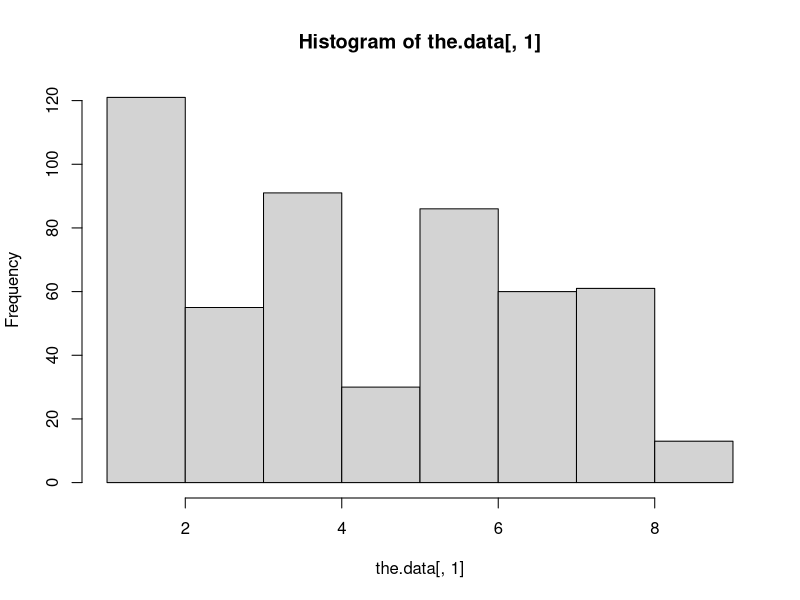
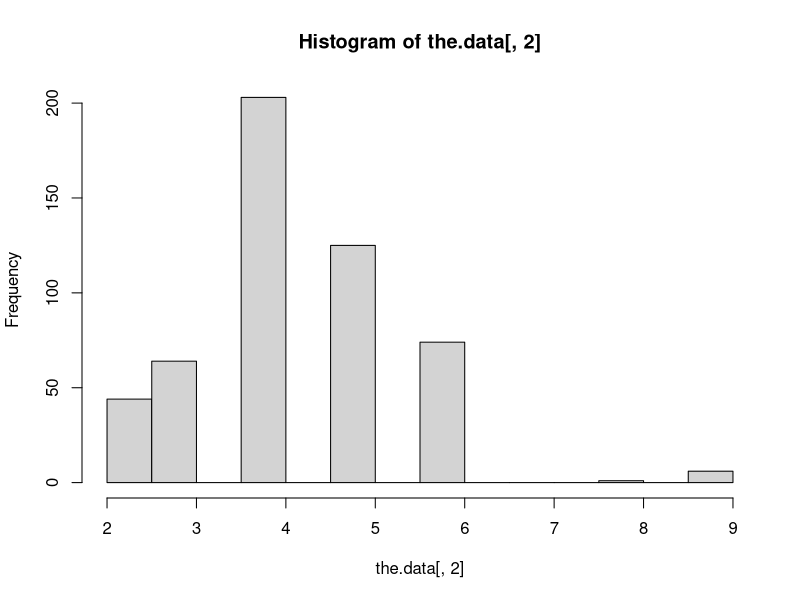
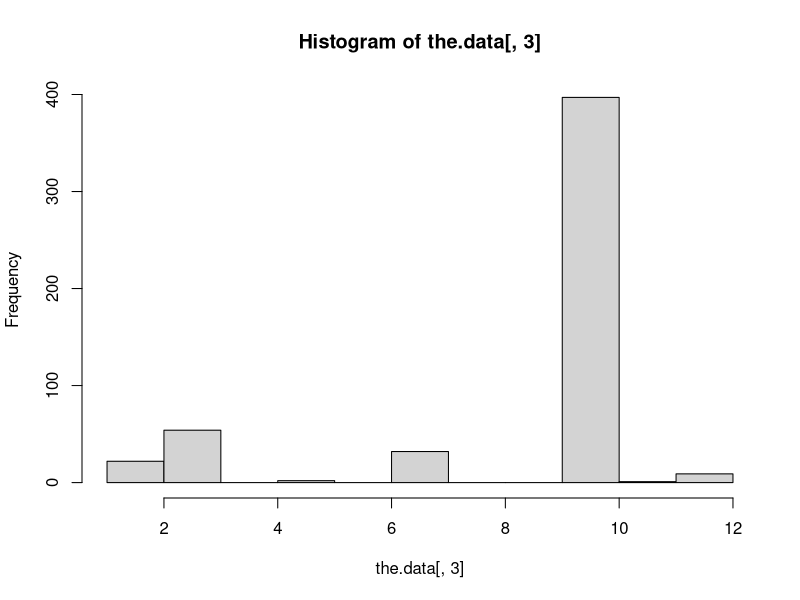
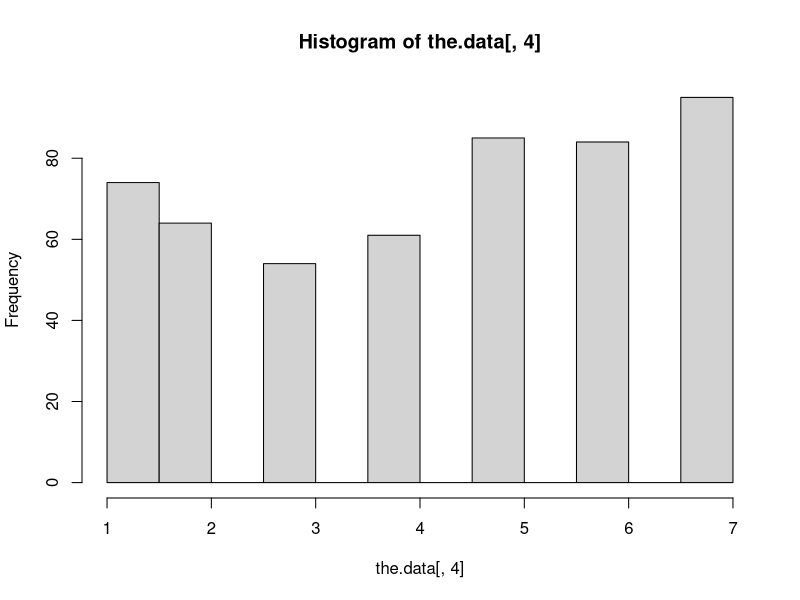
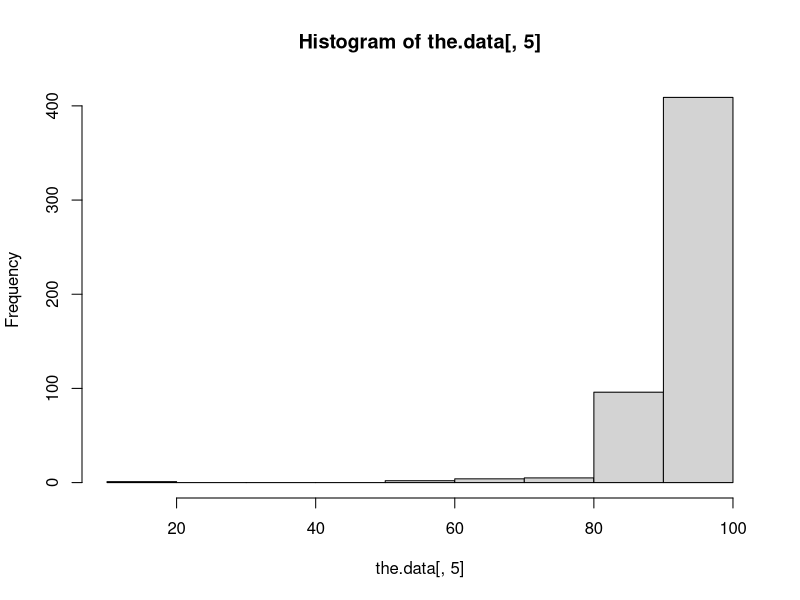
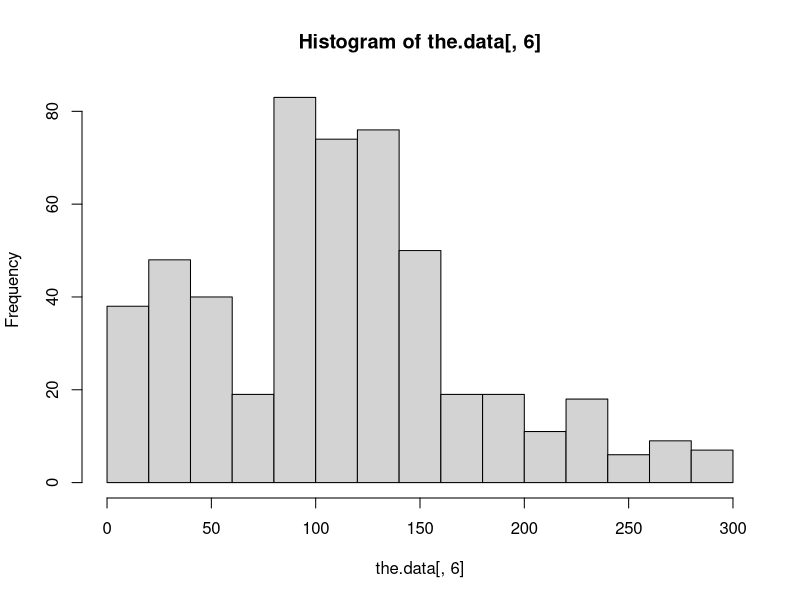
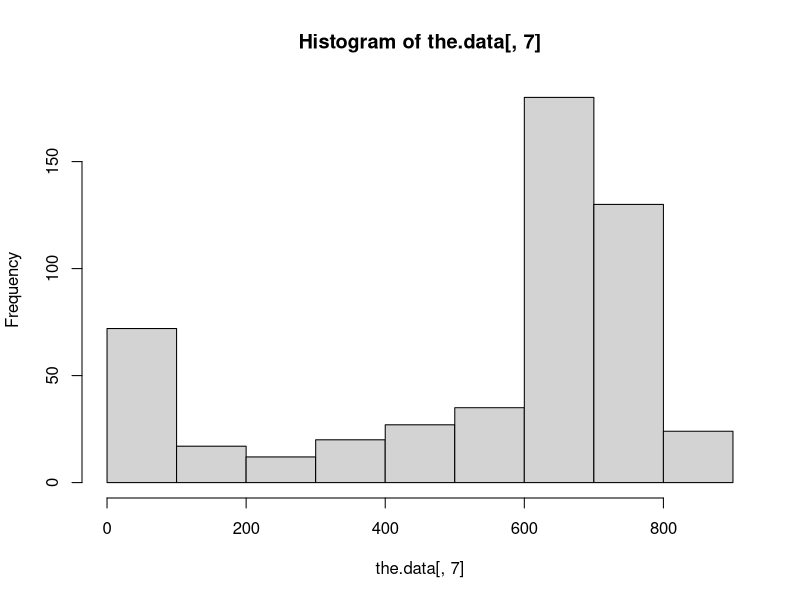

Generate these figures, in order, with R:
the.data = read.table("Forest718.txt")
the.data <- as.matrix(read.table("Forest718.txt"))
hist(the.data[,1])
hist(the.data[,2])
hist(the.data[,3])
hist(the.data[,4])
hist(the.data[,5])
hist(the.data[,6])
hist(the.data[,7])
